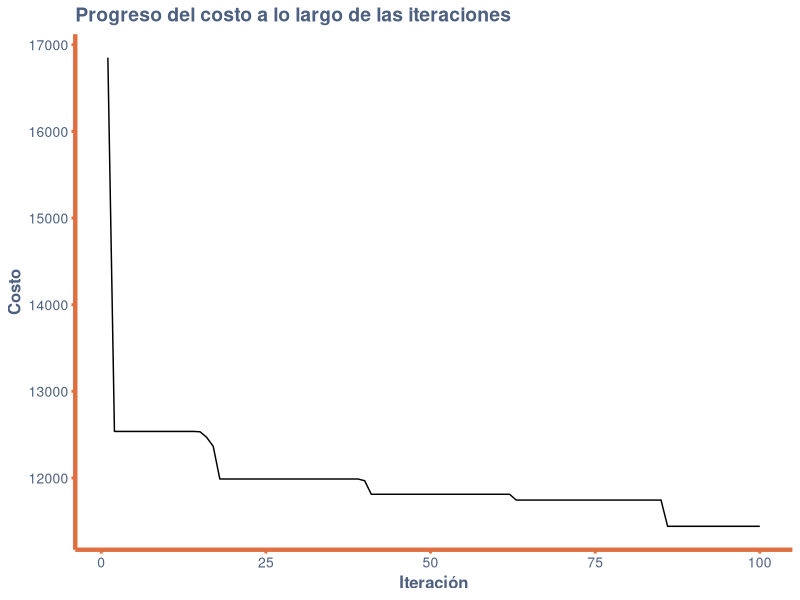

Source code (R):
## ---- chunk 1
# Función para calcular la distancia euclidiana entre dos puntos
euc_2d <- function(c1, c2) {
    return(round(sqrt((c1[1] - c2[1])^2 + (c1[2] - c2[2])^2)))
}

# Función para calcular el costo de una permutación de ciudades
cost <- function(permutation, cities) {
    distance <- 0
    for (i in seq_along(permutation)) {
        c1 <- permutation[i]
        c2 <- if (i == length(permutation)) permutation[1] else permutation[i + 1]
        distance <- distance + euc_2d(cities[c1, ], cities[c2, ])
    }
    return(distance)
}

# Función para generar una permutación aleatoria de las ciudades
random_permutation <- function(cities) {
    return(sample(nrow(cities)))
}

# Función para realizar una operación de dos-opt estocástica en una permutación
stochastic_two_opt <- function(permutation) {
    perm <- permutation
    c1 <- sample(length(perm), 1)
    exclude <- c(c1, if (c1 == 1) length(perm) else c1 - 1, if (c1 == length(perm)) 1 else c1 + 1)
    c2 <- sample(length(perm), 1)
    while (c2 %in% exclude) {
        c2 <- sample(length(perm), 1)
    }
    if (c2 < c1) {
        c1 <- c2
        c2 <- c1
    }
    perm[c1:c2] <- rev(perm[c1:c2])
    return(perm)
}

# Función para realizar una búsqueda local en el espacio de las permutaciones
local_search <- function(best, cities, max_no_improv) {
    count <- 0
    repeat {
        candidate <- list()
        candidate$vector <- stochastic_two_opt(best$vector)
        candidate$cost <- cost(candidate$vector, cities)
        if (candidate$cost < best$cost) {
            count <- 0
            best <- candidate
        } else {
            count <- count + 1
        }
        if (count >= max_no_improv) break
    }
    return(best)
}

# Función para realizar un movimiento de doble puente en una permutación
double_bridge_move <- function(perm) {
    pos1 <- 1 + sample(floor(length(perm) / 4), 1)
    pos2 <- pos1 + 1 + sample(floor(length(perm) / 4), 1)
    pos3 <- pos2 + 1 + sample(floor(length(perm) / 4), 1)
    return(c(perm[1:pos1], perm[(pos3 + 1):length(perm)], perm[(pos2 + 1):pos3], perm[(pos1 + 1):pos2]))
}

# Función para perturbar la mejor solución encontrada hasta ahora
perturbation <- function(cities, best) {
    candidate <- list()
    candidate$vector <- double_bridge_move(best$vector)
    candidate$cost <- cost(candidate$vector, cities)
    return(candidate)
}

# Función de búsqueda principal
search <- function(cities, max_iterations, max_no_improv) {
    best <- list()
    best$vector <- random_permutation(cities)
    best$cost <- cost(best$vector, cities)
    best <- local_search(best, cities, max_no_improv)
    # Creamos un vector para almacenar el costo del mejor vector en cada iteración
    best_costs <- numeric(max_iterations)
    for (iter in seq_len(max_iterations)) {
        candidate <- perturbation(cities, best)
        candidate <- local_search(candidate, cities, max_no_improv)
        if (candidate$cost < best$cost) {
            best <- candidate
        }
        # Almacenamos el costo del mejor vector en la iteración actual
        best_costs[iter] <- best$cost
        #print(paste(" > iteration", iter, ", best=", best$cost))
    }
    return(list(best = best, best_costs = best_costs))
}

# Configuración del problema
berlin52 <- matrix(c(565,575,25,185,345,750,945,685,845,655,
                     880,660,25,230,525,1000,580,1175,650,1130,
                     1605,620,1220,580,1465,200,1530,5,845,680,
                     725,370,145,665,415,635,510,875,560,365,300,
                     465,520,585,480,415,835,625,975,580,1215,245,
                     1320,315,1250,400,660,180,410,250,420,555,575,
                     665,1150,1160,700,580,685,595,685,610,770,610,
                     795,645,720,635,760,650,475,960,95,260,875,920,
                     700,500,555,815,830,485,1170,65,830,610,605,625,
                     595,360,1340,725,1740,245), ncol = 2, byrow = TRUE)

# Configuración del algoritmo
max_iterations <- 100
max_no_improv <- 50

# Ejecutar el algoritmo
result <- search(berlin52, max_iterations, max_no_improv)
## ---- chunk 2
# Crear un gráfico del progreso de la función objetivo
library(ggplot2)

df <- data.frame(iteration = 1:max_iterations, cost = result$best_costs)

# Crear modificaciones al plot
crear_tema <- function() {
    theme_minimal() +
        theme(
            plot.background = element_rect(fill = "white", color = NA), 
            panel.grid.major = element_line(color = "white", size = 0.2), 
            panel.grid.minor = element_line(color = "white", size = 0.2), 
            panel.background = element_rect(fill = "white", color = NA), 
            plot.title = element_text(face = "bold", size = 14, color = "#4d6080"),
            axis.title = element_text(face = "bold", size = 12, color = "#4d6080"),
            axis.text = element_text(size = 10, color = "#4d6080"),
            axis.line = element_line(size = 1.5, colour = "#de6f41"), 
            legend.background = element_rect(fill = "#4d6080", color = NA), 
            legend.key = element_rect(fill = "grey90", color = NA),
            axis.ticks.x = element_line(color = "#de6f41", size = 1),
            axis.ticks.y = element_line(color = "#de6f41", size = 1)
        )
}


ggplot(df, aes(x = iteration, y = cost)) +
    geom_line() +
    labs(title = "Progreso del costo a lo largo de las iteraciones", x = "Iteración", y = "Costo")+
    crear_tema()
## ---- chunk 3
result$best$vector
